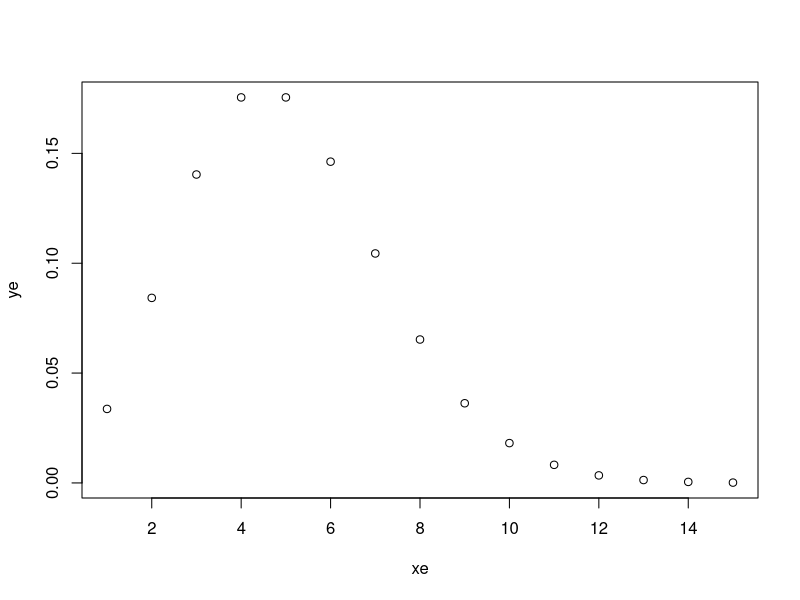
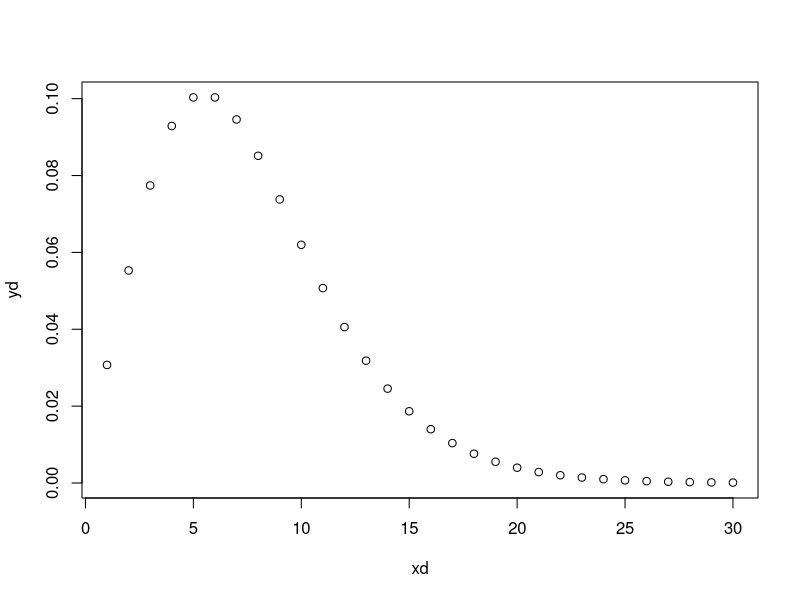

Reproduce these figures in R, in order.
## Question 1

# a 

xa <- dpois(x = 3, lambda = 0.25*15)
xa

# b
xb <- 1 - ppois(q = 11,lambda = 0.25*60)
xb

# c
xc <- qpois(p = c(0.5,0.9),lambda = 0.25*10) 
xc

# d
xd <- rpois(n = 10, lambda = 0.25*120)
xd

# e
xe <- seq(1:15)
ye <- dpois(x = xe, lambda = 0.25*20)
plot(xe,ye)

## Question 2

# a
xa <- pnbinom(q = 9,size = 5,prob = 0.4)
xa

# b
xb <- 1 - pnbinom(q = 25, size = 5, prob = 0.4)
xb

# c
xc <- rnbinom(n = 100, size = 5,prob = 0.4)
xc
mean(xc)

# d
xd <- seq(1:30)
yd <- dnbinom(x = xd, size = 5, prob = 0.4)
plot(xd,yd)


